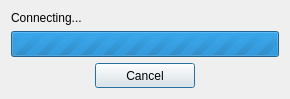
<ui version="4.0" >
 <class>CheckUpdates</class>
 <widget class="QDialog" name="CheckUpdates" >
  <property name="geometry" >
   <rect>
    <x>0</x>
    <y>0</y>
    <width>290</width>
    <height>99</height>
   </rect>
  </property>
  <property name="minimumSize" >
   <size>
    <width>290</width>
    <height>99</height>
   </size>
  </property>
  <property name="maximumSize" >
   <size>
    <width>290</width>
    <height>99</height>
   </size>
  </property>
  <property name="windowTitle" >
   <string>Check updates...</string>
  </property>
  <property name="windowIcon" >
   <iconset resource="../resources/resources.qrc" >:/buttons/images/transmit_blue.png</iconset>
  </property>
  <layout class="QGridLayout" >
   <item row="0" column="0" >
    <widget class="QLabel" name="lblUpdating" >
     <property name="text" >
      <string>Connecting...</string>
     </property>
    </widget>
   </item>
   <item row="1" column="0" >
    <widget class="QProgressBar" name="pbrUpdate" >
     <property name="minimumSize" >
      <size>
       <width>0</width>
       <height>26</height>
      </size>
     </property>
     <property name="maximumSize" >
      <size>
       <width>16777215</width>
       <height>26</height>
      </size>
     </property>
     <property name="maximum" >
      <number>0</number>
     </property>
     <property name="value" >
      <number>0</number>
     </property>
     <property name="alignment" >
      <set>Qt::AlignLeading|Qt::AlignLeft|Qt::AlignVCenter</set>
     </property>
     <property name="textVisible" >
      <bool>false</bool>
     </property>
     <property name="invertedAppearance" >
      <bool>false</bool>
     </property>
    </widget>
   </item>
   <item row="2" column="0" >
    <layout class="QHBoxLayout" >
     <item>
      <spacer>
       <property name="orientation" >
        <enum>Qt::Horizontal</enum>
       </property>
       <property name="sizeHint" >
        <size>
         <width>111</width>
         <height>25</height>
        </size>
       </property>
      </spacer>
     </item>
     <item>
      <widget class="QPushButton" name="btnCancel" >
       <property name="minimumSize" >
        <size>
         <width>100</width>
         <height>25</height>
        </size>
       </property>
       <property name="whatsThis" >
        <string>Cancel the checking for updates process and close this dialog</string>
       </property>
       <property name="accessibleName" >
        <string>Cancel button</string>
       </property>
       <property name="accessibleDescription" >
        <string>Cancel the checking for updates process and close this dialog</string>
       </property>
       <property name="text" >
        <string>Cancel</string>
       </property>
      </widget>
     </item>
     <item>
      <spacer>
       <property name="orientation" >
        <enum>Qt::Horizontal</enum>
       </property>
       <property name="sizeHint" >
        <size>
         <width>111</width>
         <height>25</height>
        </size>
       </property>
      </spacer>
     </item>
    </layout>
   </item>
  </layout>
 </widget>
 <resources>
  <include location="../resources/resources.qrc" />
 </resources>
 <connections/>
</ui>
